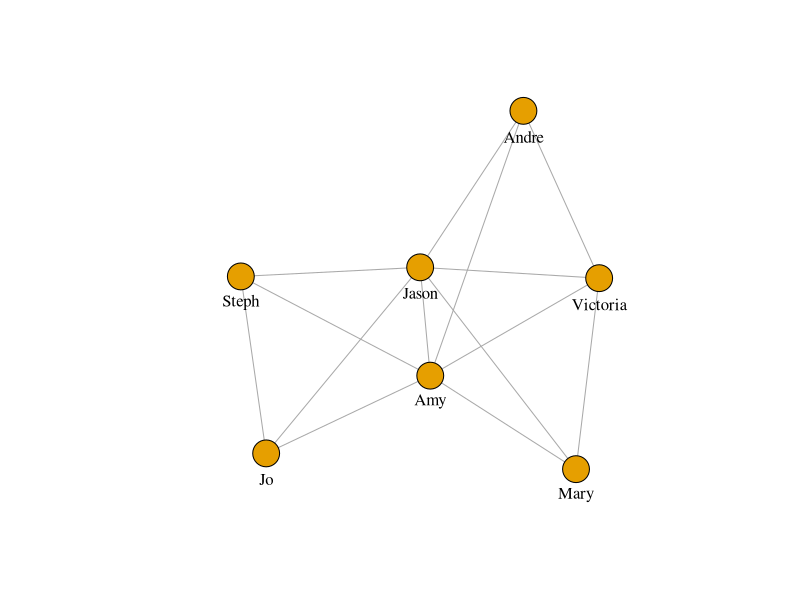
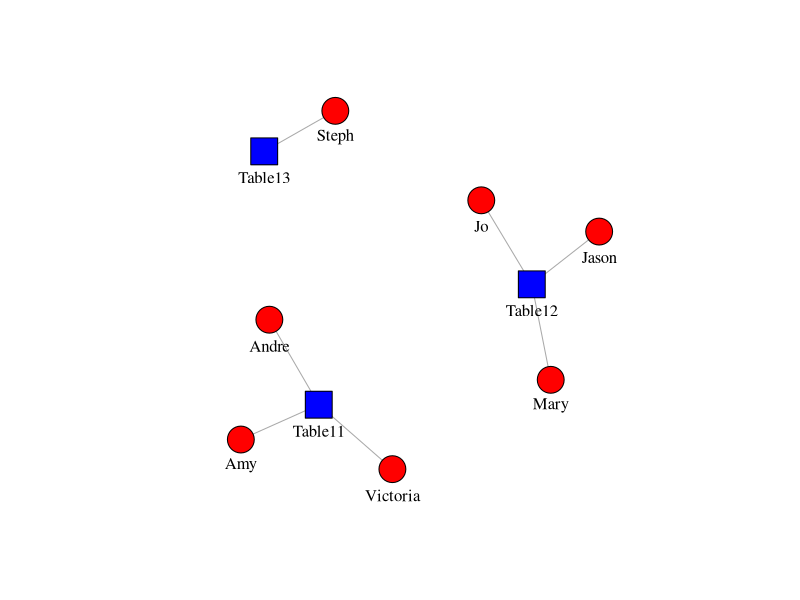
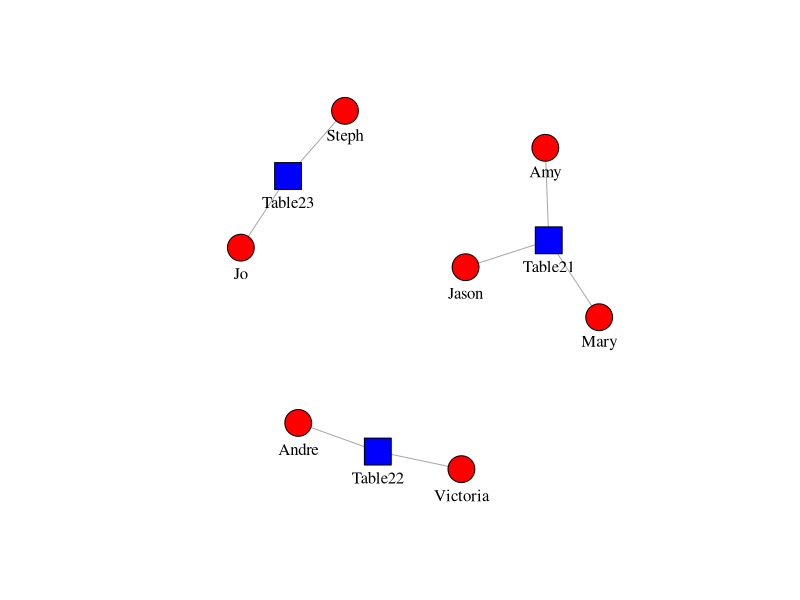
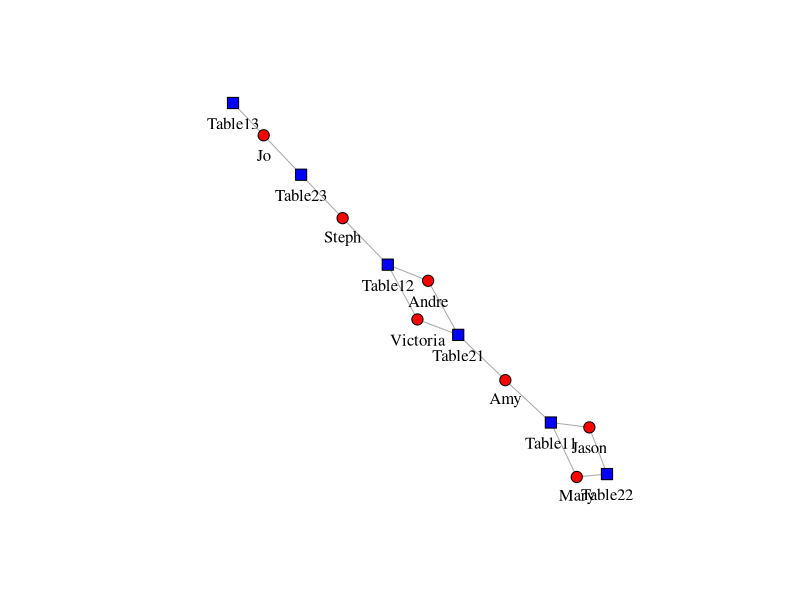
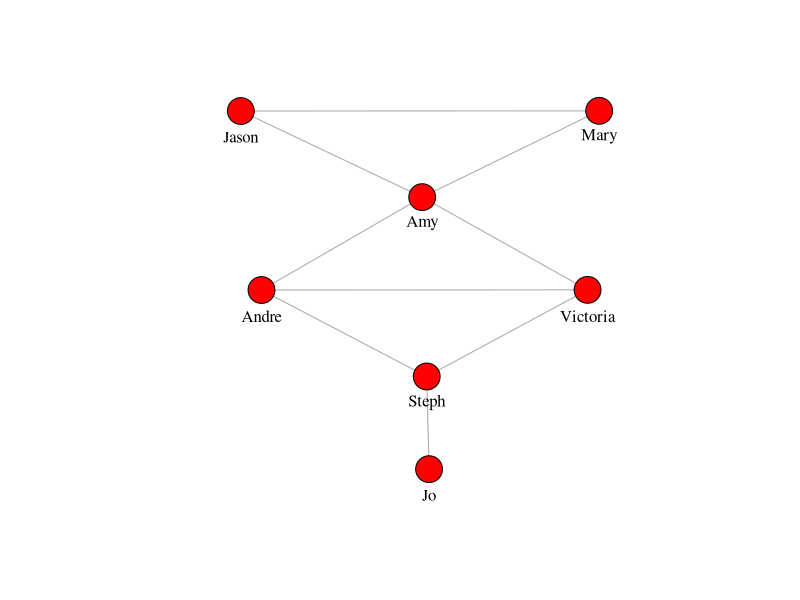

Here is the R script that generated these plots, in order:
library(igraph)
rm(list = ls())

gen_class <- graph (edges=c('Amy','Jason',
                     'Amy','Victoria',
                     'Jason','Steph',
                     'Jason','Mary',
                     'Jason','Victoria',
                     'Victoria','Andre',
                     'Victoria','Mary',
                     'Jo','Steph',
                     'Amy','Jo',
                     'Amy','Steph',
                     'Andre','Amy',
                     'Jo','Jason',
                     'Jason','Andre',
                     'Mary','Amy'),
             directed=F)

plot(gen_class, vertex.label.color = 'black', vertex.label.dist = 2, vertex.label.degree = pi/2)

ppl <- c('Amy','Victoria','Andre','Jason','Mary','Jo','Steph')
tbl <- c('Table11','Table11','Table11','Table12','Table12','Table12','Table13')
lunch_df <- data.frame(ppl,tbl)

class_lunch1 <- graph_from_data_frame(lunch_df, directed = FALSE)

V(class_lunch1)$type <- V(class_lunch1)$name %in% lunch_df[,2]


V(class_lunch1)$color <- ifelse(V(class_lunch1)$type,'blue','red')
V(class_lunch1)$shape <- ifelse(V(class_lunch1)$type,'square','circle')


plot(class_lunch1, vertex.label.color = 'black', vertex.label.dist = 2, vertex.label.degree = pi/2)


ppl <- c('Jason','Amy','Mary','Victoria','Andre','Steph','Jo')
tbl <- c('Table21','Table21','Table21','Table22','Table22','Table23','Table23')
lunch_df <- data.frame(ppl,tbl)

class_lunch2 <- graph_from_data_frame(lunch_df, directed = FALSE)

V(class_lunch2)$type <- V(class_lunch2)$name %in% lunch_df[,2]


V(class_lunch2)$color <- ifelse(V(class_lunch2)$type,'blue','red')
V(class_lunch2)$shape <- ifelse(V(class_lunch2)$type,'square','circle')


plot(class_lunch2, vertex.label.color = 'black', vertex.label.dist = 2, vertex.label.degree = pi/2)


ppl <- c('Jason','Amy','Mary','Victoria','Andre','Steph','Jo','Amy','Victoria','Andre','Jason','Mary','Jo','Steph')
tbl <- c('Table11','Table11','Table11','Table12','Table12','Table12','Table13','Table21','Table21','Table21','Table22','Table22','Table23','Table23')

lunch_df <- data.frame(ppl,tbl)

class_lunch <- graph_from_data_frame(lunch_df, directed = FALSE)

V(class_lunch)$type <- V(class_lunch)$name %in% lunch_df[,2]

V(class_lunch)$color <- ifelse(V(class_lunch)$type,'blue','red')
V(class_lunch)$shape <- ifelse(V(class_lunch)$type,'square','circle')

class_lunch <- simplify(class_lunch)
plot(class_lunch, layout = layout_nicely, vertex.size = 6, vertex.label.color = 'black', vertex.label.dist = 1.5, vertex.label.degree = pi/2)

g.bp <- bipartite.projection(class_lunch)

g.people <- (g.bp$proj1)
plot(g.people, vertex.label.color = 'black', vertex.label.dist = 2, vertex.label.degree = pi/2)
